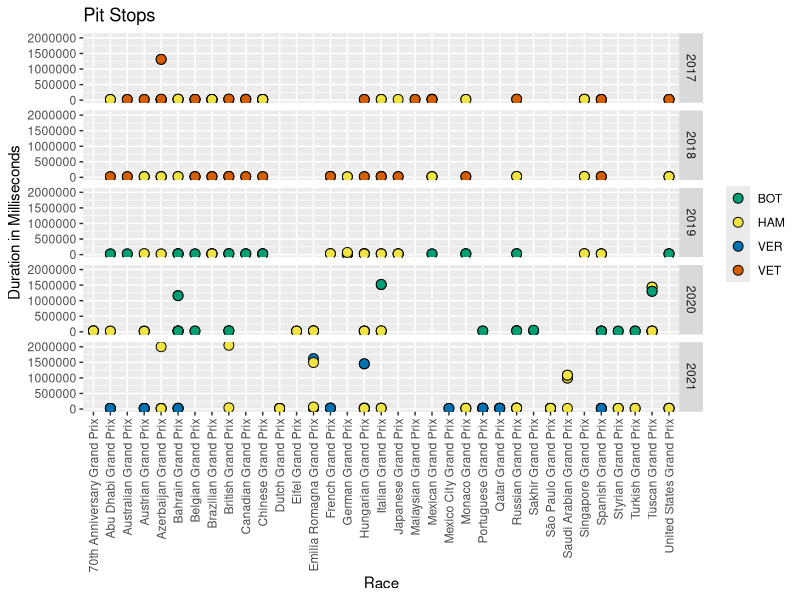

Reproduce this figure in R.
library(ggplot2)
library(dplyr)

options(scipen = 100000)

# Color Pallete
# cbp1 <- c("#999999", "#E69F00", "#56B4E9", "#009E73",
#           "#F0E442", "#0072B2", "#D55E00", "#CC79A7")
cbp1 <- c("#009E73", "#F0E442", "#0072B2", "#D55E00")

df <- read.csv("data/pit_stops.csv")


g <- ggplot(df) +
  geom_point(
    aes(y = milliseconds, x = name, fill = code),
    size = 3, alpha = 1, pch = 21, color = "black"
  ) +
  facet_grid(rows = vars(year)) +
  labs(
    title = "Pit Stops",
    y = "Duration in Milliseconds",
    x = "Race",
    fill = ""
  ) +
  scale_fill_manual(values = cbp1) +
  scale_x_discrete(guide = guide_axis(angle = 90))


print(g)

# ggsave("plots/ham-bot-positions.png", width = 8.37, height = 14.0, dpi = 300)
